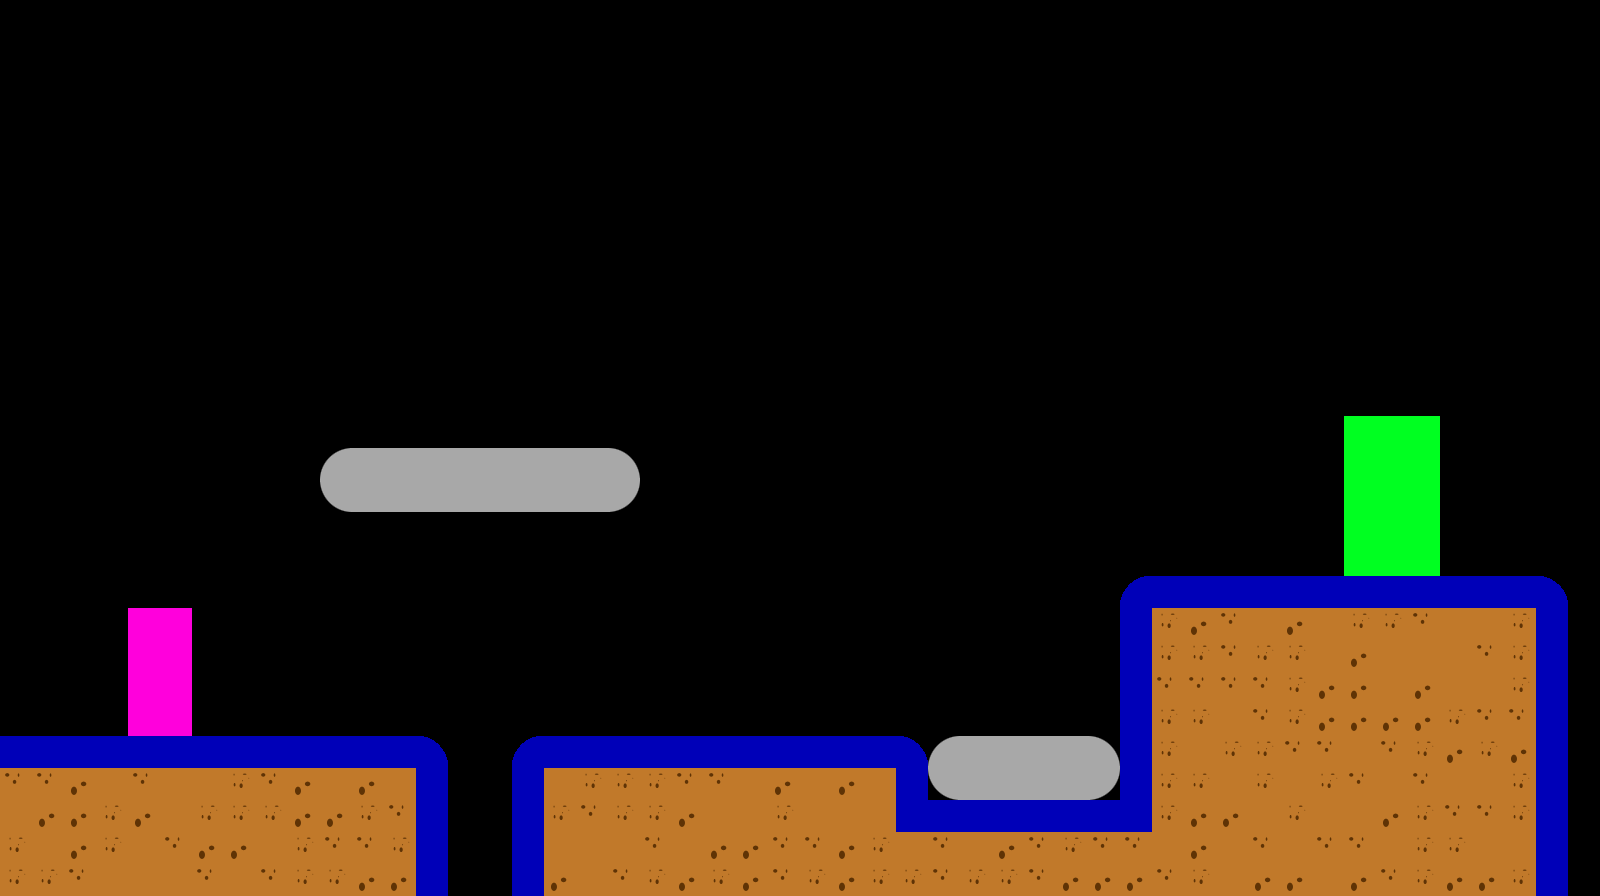

This is a level from a 2D game, rendered from its Tiled map with the project's own tilesets. A one-line summary and the map file follow, with tile-layer data summarised:
An orthogonal 50x28 tile map with 32x32 px tiles, 2 tile layers (Static, Dyanmic), 4 tilesets and 8 objects (start, door).

<map version="1.0" orientation="orthogonal" width="50" height="28" tilewidth="32" tileheight="32">
 <tileset firstgid="1" name="dood" tilewidth="64" tileheight="128">
  <image source="../graphics/dood.png" width="64" height="128" />
 </tileset>
 <tileset firstgid="2" name="door" tilewidth="96" tileheight="160">
  <image source="../graphics/door.png" width="96" height="160" />
 </tileset>
 <tileset firstgid="3" name="edges" tilewidth="32" tileheight="32">
  <image source="../graphics/edges.png" width="64" height="96" />
 </tileset>
 <tileset firstgid="9" name="fill" tilewidth="32" tileheight="32">
  <image source="../graphics/fill.png" width="64" height="64" />
 </tileset>
 <imagelayer name="background" width="50" height="28">
  <image source="../graphics/background.png" />
 </imagelayer>
 <layer name="Static" width="50" height="28">
  <data>[1400 cells, 284 non-empty, 8 distinct tile ids]</data>
 </layer>
 <layer name="Dyanmic" width="50" height="28">
  <data>[1400 cells, 43 non-empty, 4 distinct tile ids]</data>
 </layer>
 <objectgroup name="Solid" width="50" height="28">
  <object x="320" y="448" width="320" height="64">
   <properties>
    <property name="color" value="black" />
   </properties>
  </object>
  <object x="928" y="736" width="192" height="64">
   <properties>
    <property name="color" value="black" />
   </properties>
  </object>
  <object name="start" x="128" y="608" width="64" height="128">
   <properties>
    <property name="color" value="start" />
   </properties>
  </object>
  <object x="0" y="736" width="448" height="160" />
  <object x="512" y="736" width="416" height="160" />
  <object x="928" y="800" width="192" height="96" />
  <object x="1120" y="576" width="448" height="320" />
  <object name="door" type="door" x="1344" y="416" width="96" height="160">
   <properties>
    <property name="color" value="door" />
   </properties>
  </object>
 </objectgroup>
</map>